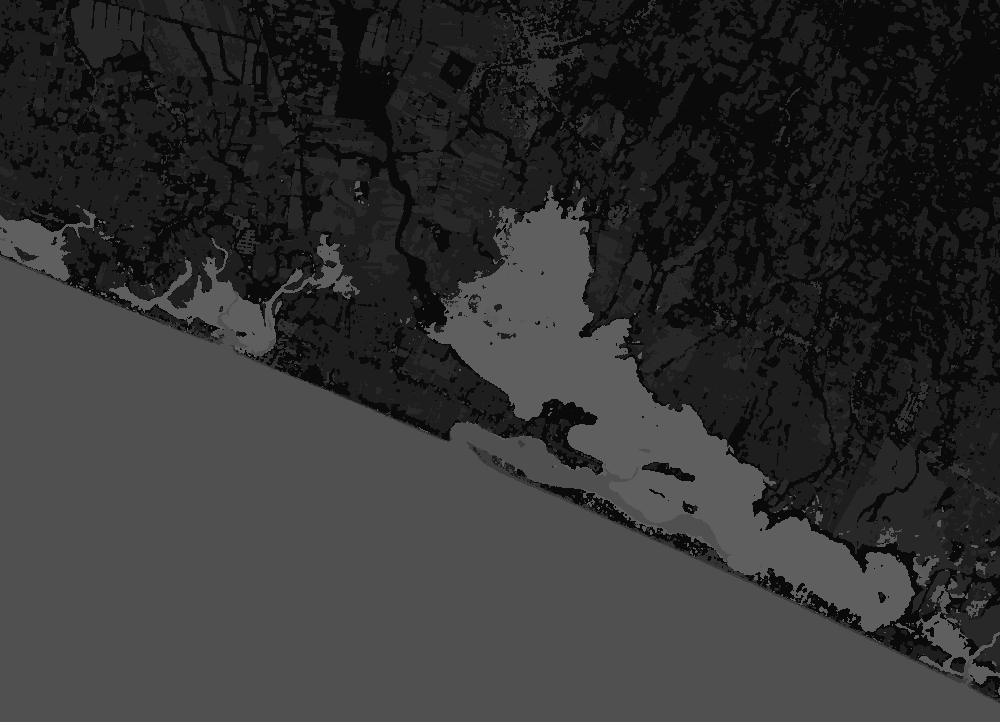
#> input picture web/data/ref/worldcover_codes.png, 1000 x 722 px
$ python cane.py
#> lines starting #> are read from the running program, lines starting #| are printed output that depends on the picture; after the words box and inside, x2 and y2 are one past the last pixel; in counts of white or black regions, pixels touching at a corner belong together
"""Caña de azúcar alrededor del manglar de Barra de Santiago: dónde está, a qué distancia y cuándo se cosecha.

1. Dónde: cultivos del mapa ESA WorldCover 2021 (clase 40) y su distancia al manglar (clase 95).
2. Cuándo (Sentinel-2): para cada mes de la zafra (nov–may) se toma la foto más despejada y se calcula NDVI
   (verdor). El mes en que el verdor cae de golpe (>= 0.25) es el mes de cosecha o quema de esa parcela.
3. Cuándo (NISAR, ve con nubes): caída de la señal HV >= 3 dB entre la primera y la última pasada de la época
   seca (dic–ene): la caña cortada pierde las hojas y tallos que hacían rebotar la señal.
Nota: WorldCover no distingue caña de otros cultivos; en la planicie costera de Ahuachapán la mayoría es caña.
Salida: web/data/ref/cane.json, cane_harvest.png (parcelas por mes de cosecha), cane_nisar.png
Uso: python scripts/cane.py
"""
import json
import math
import os
import sys
import urllib.request

import numpy as np
from PIL import Image
from scipy import ndimage

sys.path.insert(0, os.path.dirname(os.path.abspath(__file__)))
import fetch_reference as fr

ROOT = os.path.dirname(os.path.dirname(os.path.abspath(__file__)))
BASE = os.path.join(ROOT, "web", "data")
BBOX = (-90.13, 13.66, -89.95, 13.79)
MONTHS = ["2025-11", "2025-12", "2026-01", "2026-02", "2026-03", "2026-04", "2026-05"]
MONTH_NAMES = {"2025-12": "diciembre", "2026-01": "enero", "2026-02": "febrero", "2026-03": "marzo", "2026-04": "abril", "2026-05": "mayo"}
COLORS = {"2025-12": (255, 99, 72), "2026-01": (255, 159, 67), "2026-02": (254, 202, 87),
          "2026-03": (29, 209, 161), "2026-04": (84, 160, 255), "2026-05": (165, 94, 234)}
DIST_BANDS = [(0, 1), (1, 3), (3, 5), (5, 99)]


def best_scene(month, crop):
    y, m = map(int, month.split("-"))
    end = f"{y + (m == 12)}-{(m % 12) + 1:02d}-01"
    body = {"collections": ["sentinel-2-l2a"], "bbox": list(BBOX), "datetime": f"{month}-01T00:00:00Z/{end}T00:00:00Z",
            "query": {"eo:cloud_cover": {"lt": 60}}, "limit": 40}
    req = urllib.request.Request(fr.STAC, data=json.dumps(body).encode(), method="POST",
                                 headers={"Content-Type": "application/json", "User-Agent": "nisar-space-apps"})
    feats = sorted(json.load(urllib.request.urlopen(req, timeout=90))["features"], key=lambda f: f["properties"]["eo:cloud_cover"])[:4]
    best = None
    for f in feats:  # la mas despejada SOBRE los cultivos
        scl = fr.warp(f["assets"]["scl"]["href"], resampling=fr.Resampling.nearest, dtype=np.uint8)
        clear = (scl > 0) & ~np.isin(scl, [3, 8, 9, 10])
        frac = (clear & crop).sum() / max(1, crop.sum())
        if best is None or frac > best[0]:
            best = (frac, f, clear)
    return best


def main():
    sys.stdout.reconfigure(encoding="utf-8")
    fr.BBOX = BBOX
    codes = np.array(Image.open(os.path.join(BASE, "ref", "worldcover_codes.png")))
#> codes is the input picture: shape (722, 1000); min 10, max 95, mean 50.2
    crop = codes == 40
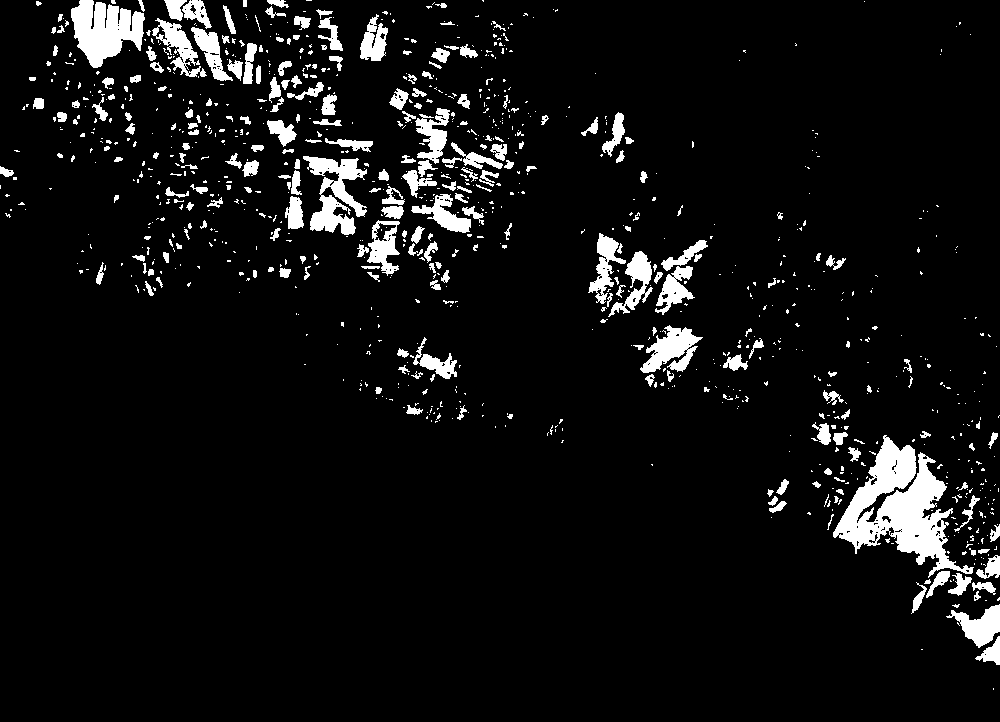
#> crop: shape (722, 1000) bool; 6.6% white; 1015 white regions (762 under 20 px), largest, box (x1, y1, x2, y2) and area: (833, 435, 974, 578) 7969, (71, 0, 145, 68) 3144, (303, 156, 367, 235) 2439
    mang = codes == 95
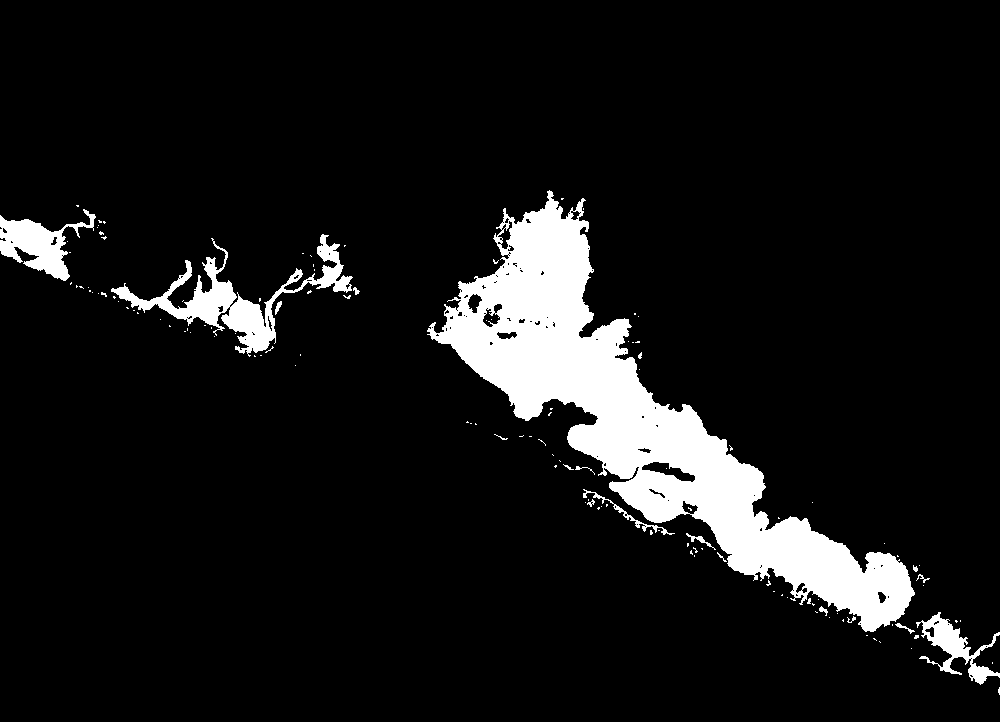
#> mang: shape (722, 1000) bool; 8.7% white; 128 white regions (110 under 20 px), largest, box (x1, y1, x2, y2) and area: (427, 190, 915, 632) 51014, (111, 234, 353, 357) 6067, (0, 209, 96, 281) 2831
    step = 0.00018
    px_km2 = step * 111.32 * step * 111.32 * math.cos(math.radians((BBOX[1] + BBOX[3]) / 2))
    dist = ndimage.distance_transform_edt(~mang) * step * 111.32  # km al manglar
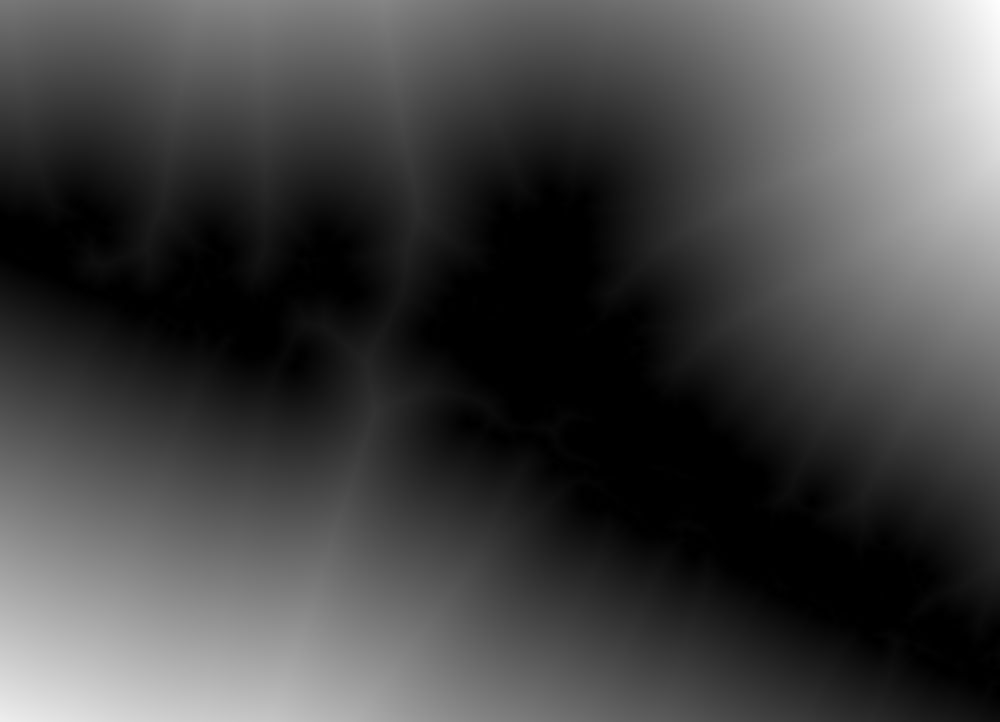
#> dist: shape (722, 1000) float64; min 0, max 9.21, mean 2.48; drawn with min black and max white
    out = {"note": "Cultivos del mapa ESA WorldCover 2021; en la planicie costera de Ahuachapán son sobre todo caña.",
           "crop_km2": round(float(crop.sum() * px_km2), 2), "mangrove_km2": round(float(mang.sum() * px_km2), 2),
           "by_distance_km2": {f"{a}-{b if b < 99 else '+'} km": round(float((crop & (dist >= a) & (dist < b)).sum() * px_km2), 2) for a, b in DIST_BANDS}}
    print("cultivo:", out["crop_km2"], "km2 |", out["by_distance_km2"])
#| cultivo: 18.7 km2 | {'0-1 km': 7.5, '1-3 km': 6.98, '3-5 km': 4.19, '5-+ km': 0.02}

    # --- 2. cuándo: Sentinel-2 NDVI por mes ---
    nd, used = {}, {}
    for mo in MONTHS:
        frac, f, clear = best_scene(mo, crop)
        red, nir = fr.warp(f["assets"]["red"]["href"]), fr.warp(f["assets"]["nir"]["href"])
        with np.errstate(divide="ignore", invalid="ignore"):
            v = (nir - red) / (nir + red)
        nd[mo] = np.where(clear, v, np.nan)
        used[mo] = {"date": f["properties"]["datetime"][:10], "clear_over_crops_pct": round(100 * float(frac), 1)}
        print(mo, used[mo], flush=True)
#> after the loop, nd = 0 items; used = 0 items
    harvest = np.full(crop.shape, "", dtype=object)
    best_drop = np.zeros(crop.shape, np.float32)
    for a, b in zip(MONTHS[:-1], MONTHS[1:]):
        drop = nd[a] - nd[b]
        hit = crop & np.isfinite(drop) & (drop >= 0.25) & (drop > best_drop)
        harvest[hit] = b
        best_drop[hit] = drop[hit]
    rgba = np.zeros(crop.shape + (4,), np.uint8)
    by_month, near = {}, {}
    for mo, col in COLORS.items():
        m = harvest == mo
        rgba[m] = (*col, 225)
        by_month[MONTH_NAMES[mo]] = round(float(m.sum() * px_km2), 2)
        near[MONTH_NAMES[mo]] = round(float((m & (dist < 1)).sum() * px_km2), 2)
    nh = crop & (harvest == "")
    rgba[nh] = (200, 200, 200, 90)
    Image.fromarray(rgba, "RGBA").save(os.path.join(BASE, "ref", "cane_harvest.png"), optimize=True)
    harvested = harvest != ""
    out.update({"s2_scenes": used, "harvest_by_month_km2": by_month, "harvest_near_mangrove_km2": near,
                "harvested_pct": round(100 * float(harvested.sum() / max(1, crop.sum())), 1),
                "harvested_within_1km_km2": round(float((harvested & (dist < 1)).sum() * px_km2), 2),
                "harvest_img": "ref/cane_harvest.png", "colors": {MONTH_NAMES[k]: "#%02x%02x%02x" % v for k, v in COLORS.items()}})
    print("cosecha por mes (km2):", by_month)

    # --- 3. cuándo: NISAR (dic–ene, ve con nubes) ---
    S = json.load(open(os.path.join(BASE, "series.json"), encoding="utf-8"))
    dry = [d for d in S["dates"] if d.get("qc", True) and d["date"] < "2026-02-01"]
    if len(dry) >= 2:
        def hv(d):
            rgb = np.array(Image.open(os.path.join(BASE, os.path.basename(d["rgb"]))).convert("RGBA")).astype(float)
            return np.where(rgb[..., 3] > 0, -32 + rgb[..., 1] / 255 * 24, np.nan)
        dhv = hv(dry[-1]) - hv(dry[0])
        cut = crop & np.isfinite(dhv) & (dhv <= -3)
        r2 = np.zeros(crop.shape + (4,), np.uint8)
        r2[cut] = (255, 99, 72, 230)
        Image.fromarray(r2, "RGBA").save(os.path.join(BASE, "ref", "cane_nisar.png"), optimize=True)
        s2_dec_jan = crop & np.isin(harvest, ["2025-12", "2026-01"])
        agree = (cut & s2_dec_jan).sum() / max(1, cut.sum())
        out["nisar"] = {"from": dry[0]["date"], "to": dry[-1]["date"], "cut_km2": round(float(cut.sum() * px_km2), 2),
                        "cut_within_1km_km2": round(float((cut & (dist < 1)).sum() * px_km2), 2),
                        "agree_with_s2_pct": round(100 * float(agree), 1), "img": "ref/cane_nisar.png"}
        print("NISAR cosecha dic-ene:", out["nisar"])
    json.dump(out, open(os.path.join(BASE, "ref", "cane.json"), "w", encoding="utf-8"), indent=1, ensure_ascii=False)


if __name__ == "__main__":
    main()
#> (the call stopped at in best_scene, `feats = sorted(json.load(urllib.request.urlopen(req, timeout=90))["fea..`: the network is not available in this run)
